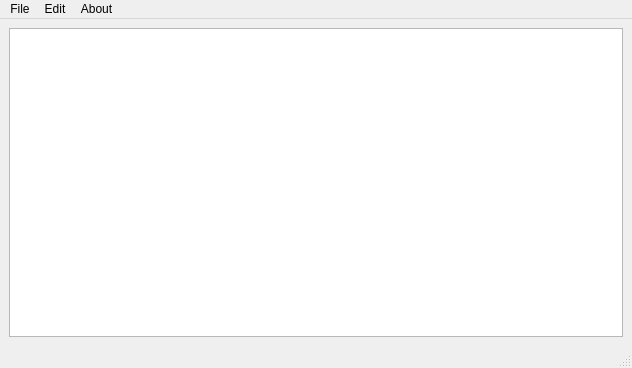
<?xml version="1.0" encoding="UTF-8"?>
<ui version="4.0">
 <class>MainWindow</class>
 <widget class="QMainWindow" name="MainWindow">
  <property name="geometry">
   <rect>
    <x>0</x>
    <y>0</y>
    <width>632</width>
    <height>368</height>
   </rect>
  </property>
  <property name="windowTitle">
   <string>MainWindow</string>
  </property>
  <widget class="QWidget" name="centralwidget">
   <layout class="QHBoxLayout" name="horizontalLayout">
    <item>
     <widget class="QTextEdit" name="textEdit"/>
    </item>
   </layout>
  </widget>
  <widget class="QMenuBar" name="menubar">
   <property name="geometry">
    <rect>
     <x>0</x>
     <y>0</y>
     <width>632</width>
     <height>19</height>
    </rect>
   </property>
   <widget class="QMenu" name="menuFIle">
    <property name="title">
     <string>File</string>
    </property>
    <addaction name="actionNew"/>
    <addaction name="actionOpen"/>
    <addaction name="separator"/>
    <addaction name="actionSave"/>
    <addaction name="actionSave_as"/>
   </widget>
   <widget class="QMenu" name="menuEdit">
    <property name="title">
     <string>Edit</string>
    </property>
    <addaction name="actionCut"/>
    <addaction name="actionCopy"/>
    <addaction name="actionPaste"/>
    <addaction name="separator"/>
    <addaction name="actionRedo"/>
    <addaction name="actionUndo"/>
   </widget>
   <widget class="QMenu" name="menuAbout">
    <property name="title">
     <string>About</string>
    </property>
    <addaction name="actionAbout_notepad"/>
   </widget>
   <addaction name="menuFIle"/>
   <addaction name="menuEdit"/>
   <addaction name="menuAbout"/>
  </widget>
  <widget class="QStatusBar" name="statusbar"/>
  <action name="actionNew">
   <property name="text">
    <string>New</string>
   </property>
  </action>
  <action name="actionOpen">
   <property name="text">
    <string>Open</string>
   </property>
  </action>
  <action name="actionSave">
   <property name="text">
    <string>Save</string>
   </property>
  </action>
  <action name="actionSave_as">
   <property name="text">
    <string>Save as</string>
   </property>
  </action>
  <action name="actionCut">
   <property name="text">
    <string>Cut</string>
   </property>
  </action>
  <action name="actionCopy">
   <property name="text">
    <string>Copy</string>
   </property>
  </action>
  <action name="actionPaste">
   <property name="text">
    <string>Paste</string>
   </property>
  </action>
  <action name="actionRedo">
   <property name="text">
    <string>Redo</string>
   </property>
  </action>
  <action name="actionUndo">
   <property name="text">
    <string>Undo</string>
   </property>
  </action>
  <action name="actionAbout_notepad">
   <property name="text">
    <string>About notepad</string>
   </property>
  </action>
 </widget>
 <resources/>
 <connections/>
</ui>
